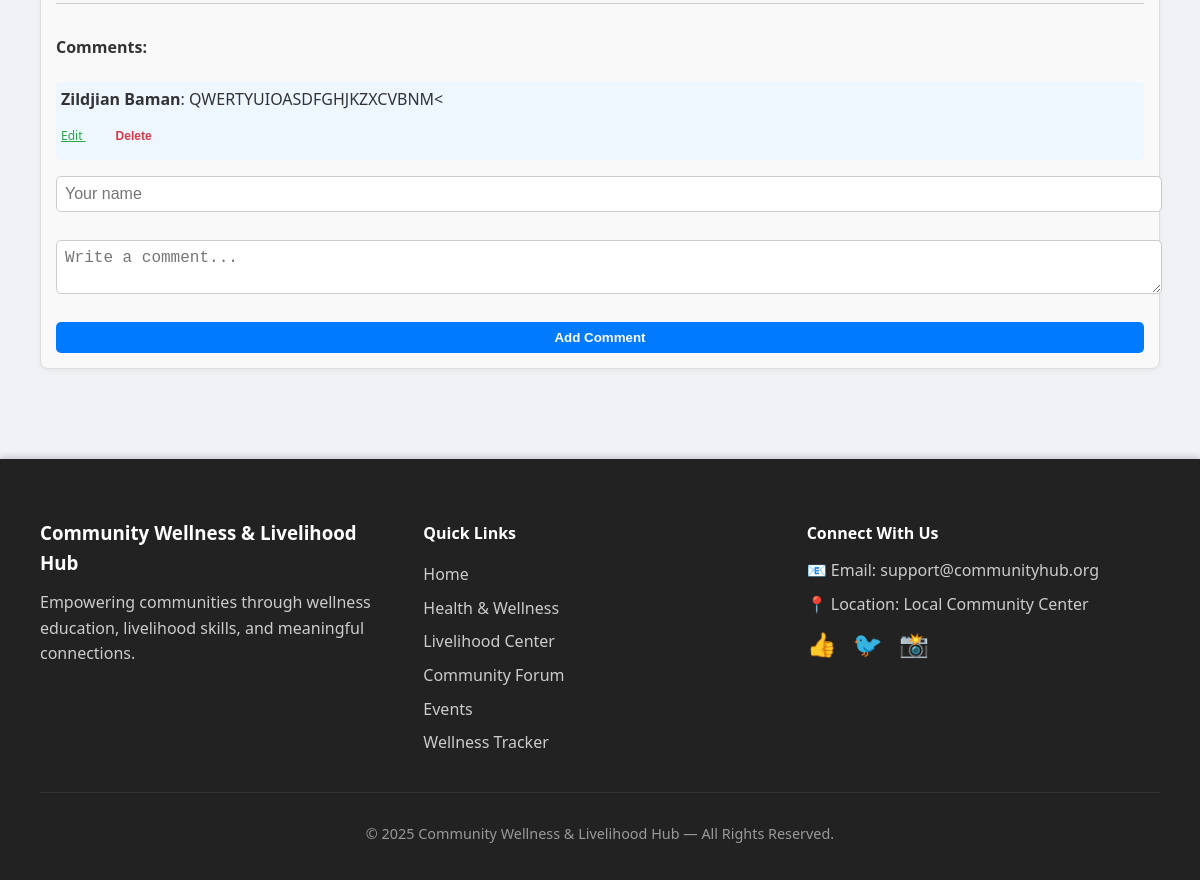
Before: /forum/ (lower part) with the older database file.
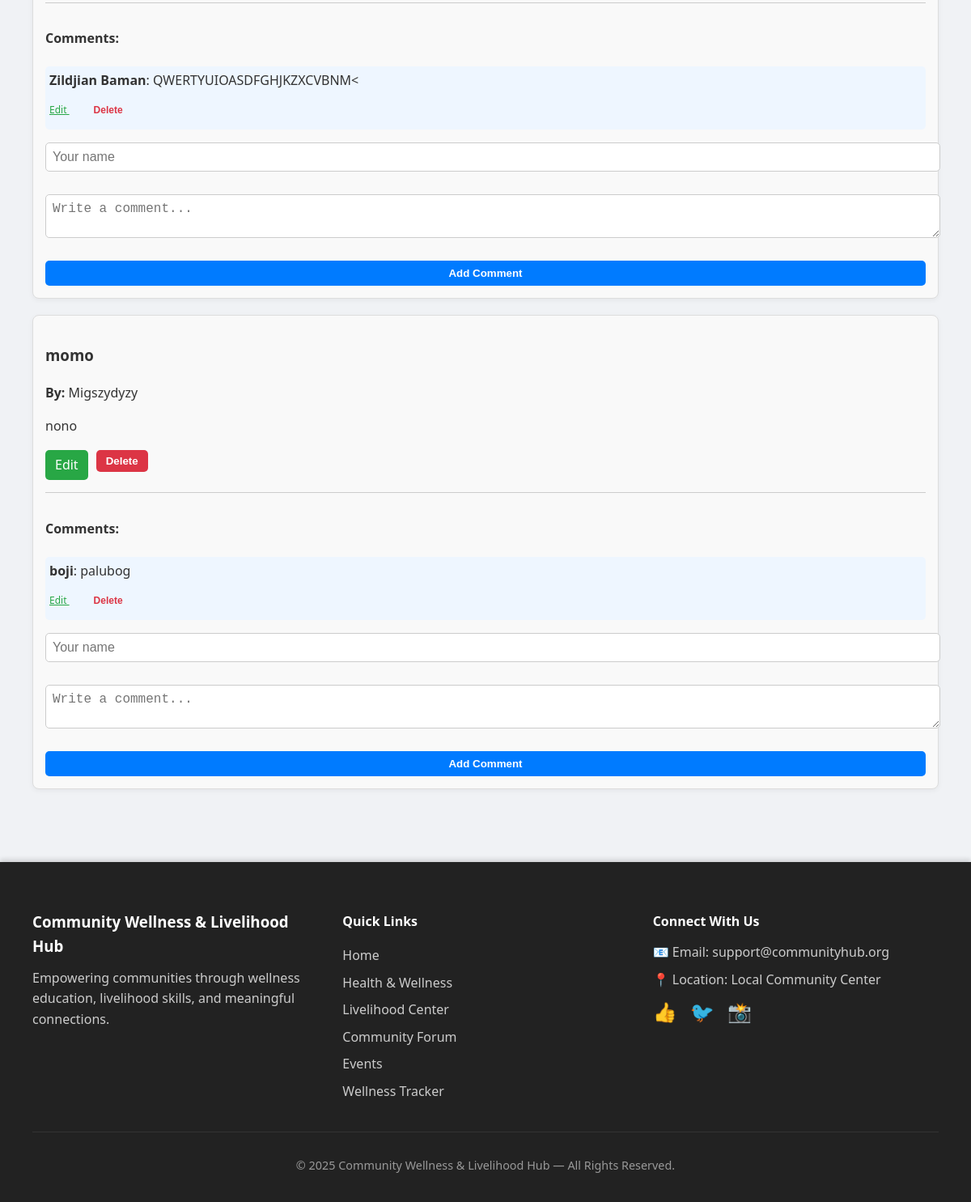
After: the same page with the newer database file.
### models.py (models this page shows)
class ForumPost(db.Model):
    id = db.Column(db.Integer, primary_key=True)
    username = db.Column(db.String(50), nullable=False)
    title = db.Column(db.String(200), nullable=False)
    content = db.Column(db.Text, nullable=False)

class Comment(db.Model):
    id = db.Column(db.Integer, primary_key=True)
    forum_post_id = db.Column(db.Integer, db.ForeignKey('forum_post.id'), nullable=False)
    username = db.Column(db.String(50), nullable=False)
    content = db.Column(db.Text, nullable=False)
    forum_post = db.relationship('ForumPost', backref=db.backref('comments', lazy=True))

### app.py (the view)
@forum_bp.route("/")
def forum():
    posts = ForumPost.query.all()
    return render_template("forum.html", posts=posts)

### Templates/forum.html (shortened to what this page needs)
{% extends "base.html" %}
{% block content %}
{% if posts %}
    {% for p in posts %}
        <div class="card"
             style="padding:15px; margin-bottom:20px; border:1px solid #ddd;
                    border-radius:8px; background-color:#f9f9f9;">
            <h3>{{ p.title }}</h3>
            <p><b>By:</b> {{ p.username }}</p>
            <p>{{ p.content }}</p>
            <div style="margin-top:10px; display:flex; gap:10px;">
                <a href="{{ url_for('forum.edit_forum', post_id=p.id) }}"
                style="background:#28a745; padding:6px 12px; color:white; border-radius:5px; text-decoration:none;">
                    Edit
                </a>
                <form action="{{ url_for('forum.delete_forum', post_id=p.id) }}" method="POST"
                    onsubmit="return confirm('Are you sure you want to delete this post?');">
                    <button style="background:#dc3545; padding:6px 12px; border:none; color:white; border-radius:5px;">
                        Delete
                    </button>
                </form>
            </div>
            <div class="comments"
                 style="margin-top:15px; padding-top:10px; border-top:1px solid #ccc;">
                <h4>Comments:</h4>
                <ul style="list-style-type:none; padding-left:0;">
                    {% for comment in p.comments %}
                        <li style="margin-bottom:10px; padding:5px;
                                   background-color:#eef6ff; border-radius:5px;">
                            <strong>{{ comment.username }}</strong>: {{ comment.content }}
                            <div style="margin-top:5px;">
                                <a href="{{ url_for('forum.edit_comment', comment_id=comment.id) }}"
                                style="font-size:12px; margin-right:10px; color:#28a745;">
                                    Edit
                                </a>
                                <form action="{{ url_for('forum.delete_comment', comment_id=comment.id) }}"
                                    method="POST" style="display:inline;"
                                    onsubmit="return confirm('Delete comment?');">
                                    <button style="font-size:12px; color:#dc3545; background:none; border:none; cursor:pointer;">
                                        Delete
                                    </button>
                                </form>
                            </div>
                        </li>
                    {% else %}
                        <li>No comments yet.</li>
                    {% endfor %}
                </ul>
            </div>
            <div class="add-comment" style="margin-top:10px;">
                <form action="{{ url_for('forum.add_comment', post_id=p.id) }}"
                      method="POST"
                      style="display:flex; flex-direction:column; gap:8px;">
                    <input type="text" name="username" placeholder="Your name" required
                           style="padding:8px; border-radius:5px; border:1px solid #ccc;">
                    <textarea name="content" placeholder="Write a comment..." required
                              style="padding:8px; border-radius:5px; border:1px solid #ccc;"></textarea>
                    <button type="submit"
                            style="background-color:#007BFF; color:white;
                                   border:none; padding:8px 16px;
                                   border-radius:5px; cursor:pointer;">
                        Add Comment
                    </button>
                </form>
            </div>
        </div>
    {% endfor %}
{% else %}
    <p>No posts yet. Be the first to share!</p>
{% endif %}
{% endblock %}

Changed rows visible on the page:
added ForumPost: title "momo", username "Migszydyzy", content "nono"
added Comment: username "boji", content "palubog", shown under "momo"
